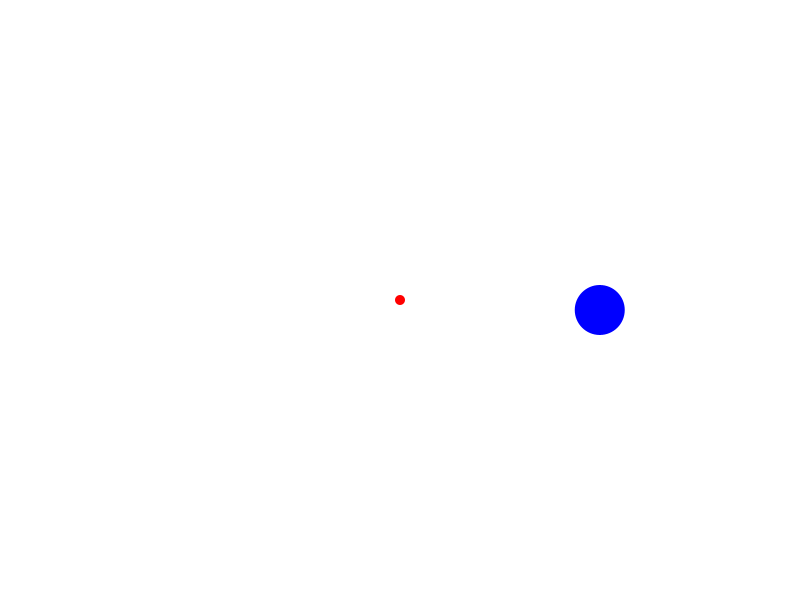
Frame 1 (no input)
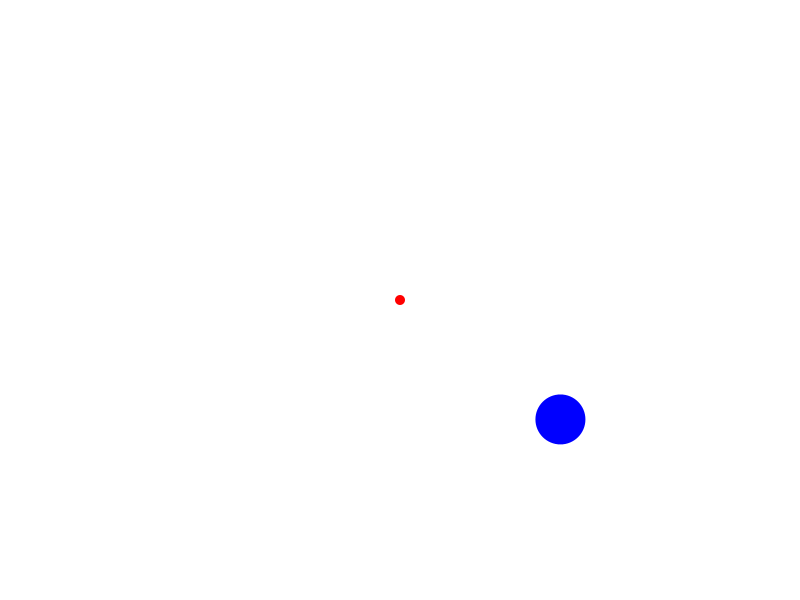
Frame 60 (the mouse pressed at the canvas centre just before this capture)
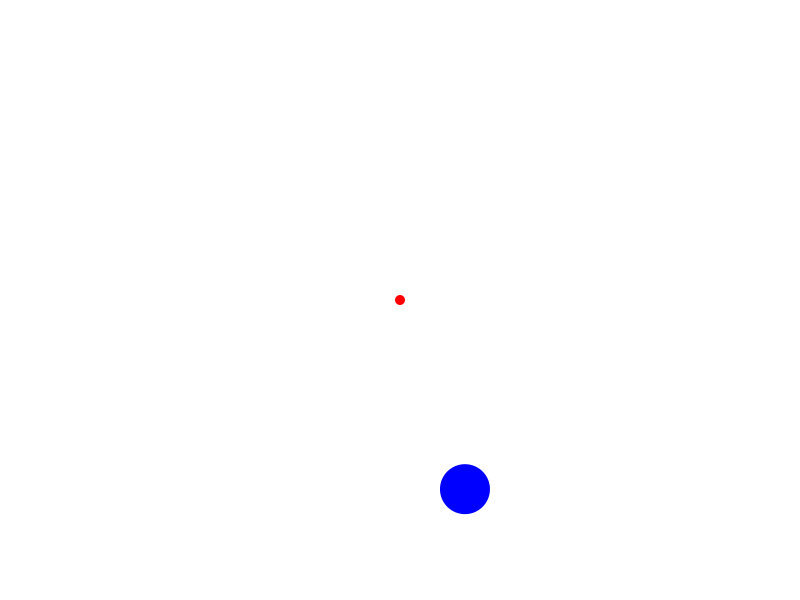
Frame 120 (the mouse held since frame 60 and released just before this capture)

The Processing sketch that drew these frames (run headless with seeded random() and noise(); from frame 60 on, the mouse is pressed at the canvas centre):

// Processing sketch: sketch_04_rotacionManecillasReloj
// ── sketch_04_rotacionManecillasReloj.pde
/****************************
   Proyecto: Rotacion de elipse en sentido horario
   Autor: Jaime Andrés Cruz Romero
   Fecha: 20200209
*****************************/
 
int   centroX   = 400;
int   centroY   = 300;
float angulo    = 0.05;
int   radio     = 200;
float velocidad = 0.01;
 
void setup(){
  
  size(800,600);   // Tamaño de la ventana  
  smooth();        // Suaviza el dibujado de las imágenes (valores entre 1 y 8, por defecto 3)
  noStroke();      // Elimina los bordes de las figuras geométricas
}

void draw(){
  
  // Dibuja el fondo en color blanco
  background(255, 255, 255);
  
  // Cálculo de las posiciones para girar en sentido horario. Para invertir el sentido, sólo basta con cambiar el seno y el coseno de coordenadas
  float x = centroX + cos(angulo) * radio;
  float y = centroY + sin(angulo) * radio;
  
  // Dibuja punto central  
  fill(255, 0, 0);
  ellipse(centroX, centroY, 10, 10);  
  
  // Dibuja el circulo que gira  
  fill(0, 0, 255);
  ellipse(x,y,50,50);
  
  // Calcula el siguiente valor del angulo a dibujar, según la velocidad indicada
  println("Angulo: " + angulo);
  angulo = angulo + velocidad;
}
